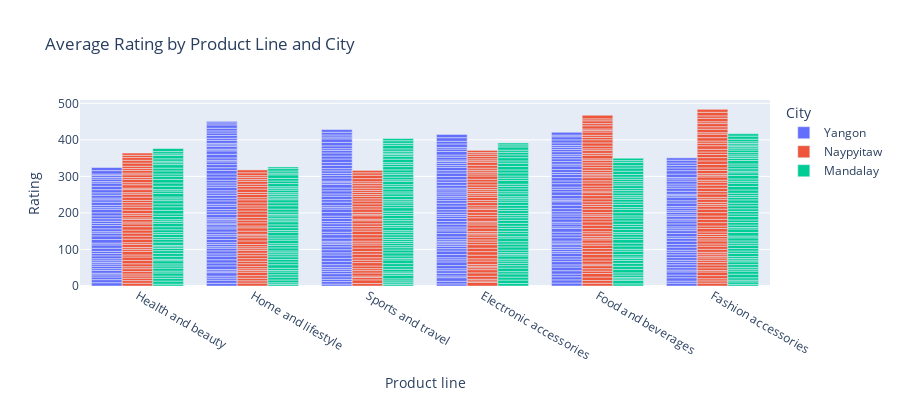

The code cell stored with this chart in its notebook:
### Markdown cell above
### Code uses Plotly Express to create an interactive bar plot showing the average rating by product line and city. It visualizes the 'Rating' column against the 'Product line' column, with bars colored by the 'City' column. The barmode='group' parameter arranges bars for different cities side by side for each product line.

### Code cell
import plotly.express as px

# Example using Plotly Express to create an interactive bar plot
fig = px.bar(data, x='Product line', y='Rating', color='City', barmode='group',
             height=400, title='Average Rating by Product Line and City')
fig.show()

### Figure 1 — Plotly figure (JSON) as saved in the notebook; plotly's stock layout.template omitted (floating-point values rounded to 4 significant figures; data arrays with more than 128 entries replaced by an {"elided": "..."} marker saying what was removed)
{"data": [{"alignmentgroup": "True", "hovertemplate": "City=Yangon<br>Product line=%{x}<br>Rating=%{y}<extra></extra>", "legendgroup": "Yangon", "marker": {"color": "#636efa", "pattern": {"shape": ""}}, "name": "Yangon", "offsetgroup": "Yangon", "orientation": "v", "showlegend": true, "textposition": "auto", "type": "bar", "x": {"elided": "340 str values"}, "xaxis": "x", "y": {"elided": "340 float values"}, "yaxis": "y"}, {"alignmentgroup": "True", "hovertemplate": "City=Naypyitaw<br>Product line=%{x}<br>Rating=%{y}<extra></extra>", "legendgroup": "Naypyitaw", "marker": {"color": "#EF553B", "pattern": {"shape": ""}}, "name": "Naypyitaw", "offsetgroup": "Naypyitaw", "orientation": "v", "showlegend": true, "textposition": "auto", "type": "bar", "x": {"elided": "328 str values"}, "xaxis": "x", "y": {"elided": "328 float values"}, "yaxis": "y"}, {"alignmentgroup": "True", "hovertemplate": "City=Mandalay<br>Product line=%{x}<br>Rating=%{y}<extra></extra>", "legendgroup": "Mandalay", "marker": {"color": "#00cc96", "pattern": {"shape": ""}}, "name": "Mandalay", "offsetgroup": "Mandalay", "orientation": "v", "showlegend": true, "textposition": "auto", "type": "bar", "x": {"elided": "332 str values"}, "xaxis": "x", "y": {"elided": "332 float values"}, "yaxis": "y"}], "layout": {"barmode": "group", "height": 400, "legend": {"title": {"text": "City"}, "tracegroupgap": 0}, "title": {"text": "Average Rating by Product Line and City"}, "xaxis": {"anchor": "y", "domain": [0, 1], "title": {"text": "Product line"}}, "yaxis": {"anchor": "x", "domain": [0, 1], "title": {"text": "Rating"}}}}
